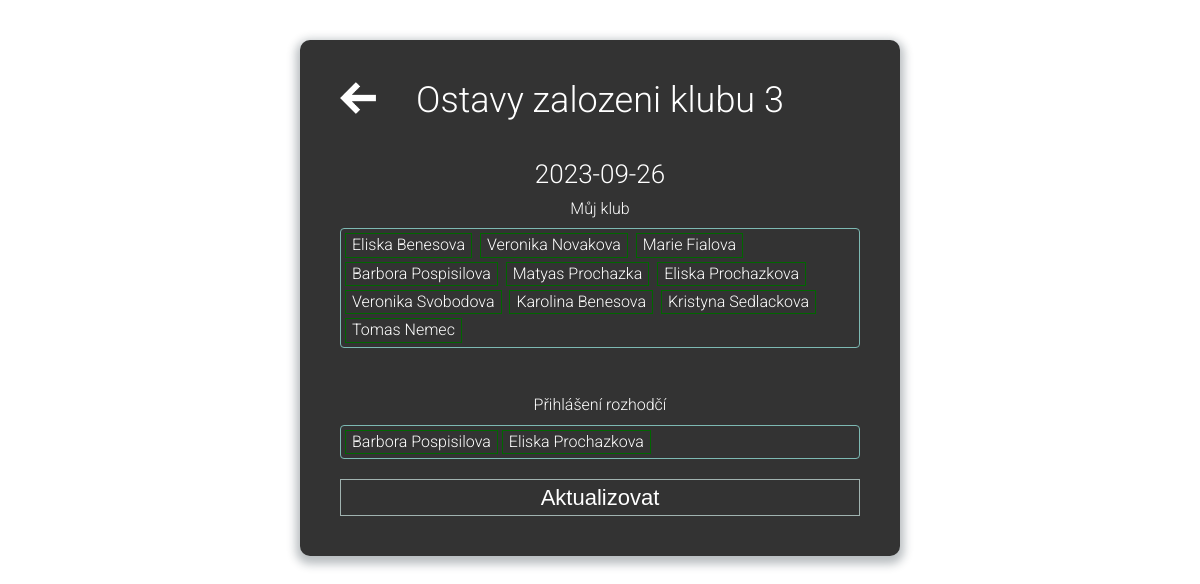
The page /admin/prihlasit_lidi.php?id=9 (signed in) on the database its author committed.
### tables this page shows
CREATE TABLE `sp_cups` (
  `id` int NOT NULL AUTO_INCREMENT,
  `time_start` date NOT NULL,
  `time_end` date NOT NULL,
  `name` text NOT NULL,
  `description` text NOT NULL,
  `organizer_club_id` int NOT NULL,
  PRIMARY KEY (`id`),
  KEY `owningclub` (`organizer_club_id`),
  CONSTRAINT `FK_zavody_owningclub` FOREIGN KEY (`organizer_club_id`) REFERENCES `sp_clubs` (`id`)
);

CREATE TABLE `sp_users` (
  `id` int NOT NULL AUTO_INCREMENT,
  `first_name` varchar(50) NOT NULL,
  `last_name` varchar(50) NOT NULL,
  `email` varchar(100) NOT NULL,
  `password` varchar(100) NOT NULL,
  `hash` varchar(32) NOT NULL,
  `active_flag` tinyint(1) NOT NULL DEFAULT '0',
  `approved_flag` tinyint(1) NOT NULL DEFAULT '0',
  `rights` tinyint(1) NOT NULL,
  `referee_rank_id` int NOT NULL,
  `affiliation_club_id` int NOT NULL,
  PRIMARY KEY (`id`),
  KEY `klubaffil` (`affiliation_club_id`),
  CONSTRAINT `FK_users_klub` FOREIGN KEY (`affiliation_club_id`) REFERENCES `sp_clubs` (`id`)
);

### start.php (called while the page is built, shortened)
<?php
    $host = getenv("DATABASE_HOST");
    $user = getenv("DATABASE_USER");
    $pass = getenv("DATABASE_PASS");
    $db = getenv("DATABASE_NAME");
	$mysqli = new mysqli($host, $user, $pass, $db) or die($mysqli->error);
	$mysqli->set_charset('utf8');
	require __DIR__ . '/model/Sanitizer.php';
	require __DIR__ . '/model/User.php';
	require __DIR__ . '/model/UsersManager.php';
	require __DIR__ . '/model/Cup.php';
	require __DIR__ . '/model/CupsManager.php';
	$usersManager = new UsersManager($mysqli);
	$cupsManager = new CupsManager($mysqli);

### model/Sanitizer.php (called while the page is built, shortened)
<?php
class Sanitizer
{
	public static function getGetInt($key)
	{
		return (int) $_GET[$key];
	}
}

### model/CupsManager.php (called while the page is built, shortened)
<?php
class CupsManager
{
	private $mysqli;
	public function __construct(mysqli $mysqli)
	{
		$this->mysqli = $mysqli;
	}
	public function GetCupByID($cupID)
	{
		$statement = $this->mysqli->prepare('CALL `GetCupByID`(?)');
		$statement->bind_param('i', $cupID);
		return $this->_CreateCupOrNullFromStatement($statement);
	}
	private function _CreateCupOrNullFromStatement(mysqli_stmt $statement)
	{
		$statement->execute();
		$row = $statement->get_result()->fetch_assoc();
		if ($row !== NULL) {
			return $this->_CreateCupFromRow($row);
		} else {
			return NULL;
		}
	}
	private function _CreateCupFromRow(array $row)
	{
		return new Cup($row['id'], $row['time_start'], $row['time_end'], $row['name'], $row['description'], $row['organizer_club_id']);
	}
}

### model/Cup.php (called while the page is built, shortened)
<?php
class Cup
{
	public function __construct($id, $time_start, $time_end, $name, $description, $organizer_club_id)
	{
		$this->time_start = $time_start;
		$this->name = $name;
	}
}

### model/UsersManager.php (called while the page is built, shortened)
<?php
class UsersManager
{
	private $mysqli;
	public function __construct(mysqli $mysqli)
	{
		$this->mysqli = $mysqli;
	}
	public function FindAllRegisteredTeamMembersForTheCup($cupId, $teamId)
	{
		$statement = $this->mysqli->prepare('CALL `FindAllRegisteredTeamMembersForTheCup`(?,?)');
		$statement->bind_param('ii', $cupId, $teamId);
		$users = $this->_CreateUsersFromStatement($statement);
		return $users;
	}
	public function FindAllTeamMembers($teamId)
	{
		$statement = $this->mysqli->prepare('CALL `FindAllTeamMembers`(?)');
		$statement->bind_param('i', $teamId);
		$users = $this->_CreateUsersFromStatement($statement);
		return $users;
	}
	public function RetStringComingFlag($cupID, $userID)
	{
		$res = $this->_IsComingINT($cupID, $userID);
		if ($res === 1) {
			return "1";
		} elseif ($res === 0) {
			return "0";
		} else
		{
			return "1";
		}
	}
	private function _CreateUsersFromStatement(mysqli_stmt $statement)
	{
		$statement->execute();
		$rows = $statement->get_result()->fetch_all(MYSQLI_ASSOC);
		$users = [];
		foreach ($rows as $row) {
			$users[] = $this->_CreateUserFromRow($row);
		}
		return $users;
	}
	private function _CreateUserFromRow(array $row)
	{
		return new User($row['id'], $row['first_name'], $row['last_name'], $row['email'], $row['approved_flag'], $row['rights'], $row['referee_rank_id'], $row['affiliation_club_id']);
	}
	private function _IsComingINT($cupID, $userID)
	{
		$statement = $this->mysqli->prepare('CALL `IsComingINT`(?, ?)');
		$statement->bind_param('ii', $cupID, $userID);
		return $this->_GetSingleResultFromStatement($statement);
	}
	private function _GetSingleResultFromStatement(mysqli_stmt $statement)
	{
		$statement->execute();
		$rows = $statement->get_result()->fetch_all(MYSQLI_NUM);
		if (!empty($rows)) {
			$row = $rows[0];
			return $row[0];
		} else {
			return null;
		}
	}
}

### model/User.php (called while the page is built, shortened)
<?php
class User
{
	public function __construct($id, $first_name, $last_name, $email, $approved_flag, $rights, $referee_rank_id, $affiliation_club_id)
	{
		$this->id = $id;
		$this->first_name = $first_name;
		$this->last_name = $last_name;
	}
}

### admin/prihlasit_lidi.php (the view, shortened to what this page needs)
<?php
require __DIR__ . '/../start.php';
$cupID = Sanitizer::getGetInt('id');
$thisCup = $cupsManager->GetCupByID($cupID);
$teamID = $_SESSION['affiliation_club_id'];
$allTeamMates = $usersManager->FindAllTeamMembers($teamID);
$registeredTeamMates = $usersManager->FindAllRegisteredTeamMembersForTheCup($cupID, $teamID);
require_once('tmpl_header.php');
?>
<div id="hcontainer">
    <div id="hnavi" ><a href="javascript:history.go(-1)"><img src="img/icons/arrow-121-xxl.png"  width="36" heigt="36"></a></div>
    <div id="hinfoi">
        <h1><?= $thisCup->name ?></h1>
    </div>
</div>
<h2><?= $thisCup->time_start ?> </h2>
<p style="margin-top:10px; margin-bottom:0px;">Můj klub</p>
<div id="div0" ondrop="" ondragover="allowDrop(event)" style="margin-top:10px;">
	<?php foreach ($allTeamMates as $user): ?>
        <div id="<?= $user->id ?>" class="clovek" draggable="true" ondragstart="drag(event)" ondblclick=""><?= $user->first_name ?> <?= $user->last_name ?></br></div>
	<?php endforeach; ?>
</div>
<p>&nbsp;</p>
<p style="margin-top:10px; margin-bottom:0px;">Přihlášení rozhodčí</p>
<div id="pairing">
    <div id="div1" ondrop="dropAvailability(event,<?= $cupID ?>)" ondragover="allowDrop(event)" style="margin-top:10px;">
		<?php foreach ($registeredTeamMates as $user)
		{
            $comingStatus = $usersManager->RetStringComingFlag($cupID, $user->id);
            echo "<div id=\"".$cupID.",".$user->id.",".$comingStatus."\" ";
            echo "class=\"";
            if($comingStatus==1) {
                echo "clovek";
            }
            else {
                echo "clovekNG";
            }
            echo "\"";
            echo "draggable=\"false\" ondragstart=\"drag(event)\" ondblclick=\"/*destroyElement(this.id)*/\" onclick=\"availChangeHandler(this,200)\">". $user->first_name ." ".$user->last_name."</br></div>";
		}?>
    </div>
</div>
<input type="button" onclick="UpdateAvailability(AvailableToJSON());" value="Aktualizovat">

### admin/css/style.css (style rules this page uses)
*, *:before, *:after { box-sizing: border-box; }
html { overflow-y: scroll; }
body { background: #ffffff; font-family: 'Roboto', sans-serif; }
a { text-decoration: none; color: #FFFFFF; -webkit-transition: .5s ease; transition: .5s ease; }
#div0, #div1, #div2, #div3, #div4, #div5, #div6, #div7, #div8, #div9, #div10, #div11, #div12, #div13, #div14, #div15, #div16, #div17, #div18, #div19 { width: 100% !important; height: auto; margin: 1px; padding: 2px; border-radius: 4px; border: 1px solid #7DB9B3; color: white; margin: 0 0 10px 0; font-weight: 300; min-height: 34px; }
.clovek, .pozice { / / float: left #7DB9B3; padding: 2px 6px 2px 6px; margin: 2px; display: inline-block; }
.clovek { border: 1px solid #006600; }
h1 { text-align: center; color: #ffffff; font-weight: 300; margin: 0 0 20px 0; font-size: 36px; }
#hcontainer { height: 80px; position: relative; }
#hnavi, #hinfo { width: 100%; height: 100%; position: absolute; top: 0; left: 0; }
#hnavi { width: 10%; z-index: 10; }
h2 { text-align: center; color: #ffffff; font-weight: 300; font-size: 26px; margin: 0; }
p { text-align: center; color: #ffffff; margin: 0px 0px 20px 0px; font-weight: 300; }
input, textarea { font-size: 22px; display: block; width: 100%; padding: 5px 10px; background: none; background-image: none; border: 1px solid #a0b3b0; color: #ffffff; border-radius: 0; -webkit-transition: border-color .25s ease, box-shadow .25s ease; transition: border-color .25s ease, box-shadow .25s ease; }

### rows shown on the page
sp_cups: name "Ostavy zalozeni klubu 3", time_start "2023-09-26"
sp_users: first_name "Eliska", last_name "Benesova"
sp_users: first_name "Veronika", last_name "Novakova"
sp_users: first_name "Marie", last_name "Fialova"
sp_users: first_name "Barbora", last_name "Pospisilova"
sp_users: first_name "Matyas", last_name "Prochazka"
sp_users: first_name "Eliska", last_name "Prochazkova"
sp_users: first_name "Veronika", last_name "Svobodova"
sp_users: first_name "Karolina", last_name "Benesova"
sp_users: first_name "Kristyna", last_name "Sedlackova"
sp_users: first_name "Tomas", last_name "Nemec"
